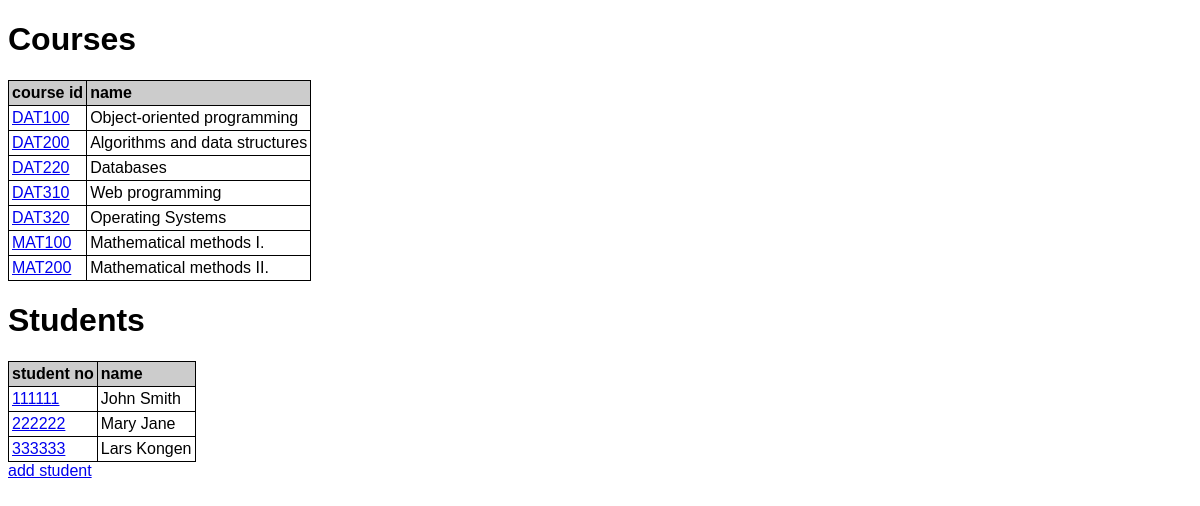
/index, run on the app's committed database.
### tables this page shows
CREATE TABLE courses (
                                id TEXT UNIQUE NOT NULL,
                                name TEXT
                            );

CREATE TABLE students (
                                student_no INTEGER UNIQUE NOT NULL,
                                name TEXT NOT NULL
                            );

### app.py (the view)
@app.route("/")
@app.route("/index")
def index() -> tuple[str, int]:
    if db is None:
        return ("No database connection.", 500)
    courses: list[dict[str, str]] = select_courses(conn=db) # type: ignore [no-untyped-call]
    students: list[dict[str, int | str]] = select_students(conn=db) # type: ignore [no-untyped-call]
    courses_sorted: list[dict[str, str]] = sorted(
        courses,
        key=lambda c: c["course_id"],
    )
    students_sorted: list[dict[str, int | str]] = sorted(
        students,
        key=lambda s: s["student_no"],
    )
    return (render_template(
        template_name_or_list="index.html",
        courses=courses_sorted,
        students=students_sorted,
    ), 200)

### app.py (called while the page is built)
def get_db() -> Connection | None:
    return g.setdefault( # type: ignore [no-any-return]
        name="db",
        default=create_connection(db_file=_database), # type: ignore [no-untyped-call]
    )

@app.teardown_appcontext
def teardown_db(exc: BaseException | None = None) -> None:
    db_popped: Connection | None = g.pop(name="db", default=None)
    if db_popped is not None:
        db_popped.close()

### setup_db.py (called while the page is built)
def create_connection(db_file):
    conn = None
    try:
        conn = sqlite3.connect(db_file)
        return conn
    except Error as e:
        print(e)
    return conn

def select_students(conn):
    cur = conn.cursor()
    cur.execute("SELECT student_no, name FROM students")
    students = []
    for (student_no, name) in cur:
        students.append({
            "student_no": student_no,
            "name": name
            })
    return students

def select_courses(conn):
    cur = conn.cursor()
    cur.execute("SELECT id, name FROM courses")
    courses = []
    for (id,name) in cur:
        courses.append({
            "course_id": id,
            "name": name
            })
    return courses

### templates/index.html
{% extends 'base.html' %}
{% block main %}
  <h1>Courses</h1>
  <table>
    <thead>
      <tr>
        <th>course id</th>
        <th>name</th>
      </tr>
    </thead>
    <tbody>
    {% for course in courses %}
      <tr>
        <td>
          <a href="{{ url_for('template_course',
              course_id=course['course_id']) }}"
              >{{ course.course_id }}</a>
        </td>
        <td>{{ course.name }}</td>
      </tr>
    {% endfor %}
    </tbody>
  </table>
  <h1>Students</h1>
  <table>
    <thead>
      <tr>
        <th>student no</th>
        <th>name</th>
      </tr>
    </thead>
    <tbody>
    {% for student in students %}
      <tr>
        <td>
          <a href="{{ url_for('template_student',
              student_no=student['student_no']) }}"
              >{{ student.student_no }}</a>
        </td>
        <td>{{ student.name }}</td>
      </tr>
    {% endfor %}
    </tbody>
  </table>
  <a href="{{ url_for('form_add_student') }}">add student</a>
{% endblock %}

### templates/base.html (shortened to what this page needs)
<!DOCTYPE html>
<html lang="en">
<head>
  <link
      href="{{ url_for('static', filename='style.css') }}"
      rel="stylesheet"
      type="text/css">
</head>
<body>
  {% block main %}{% endblock %}
</body>
</html>

### static/style.css (style rules this page uses)
* { font-family: Verdana, Arial, sans-serif; }
table { border-collapse: collapse; }
th { background-color: #cccccc; text-align: left; }
td, th { border: 1px solid black; padding: 3px; }

### data on the page
courses: course_id "DAT100", name "Object-oriented programming"
courses: course_id "DAT200", name "Algorithms and data structures"
courses: course_id "DAT220", name "Databases"
courses: course_id "DAT310", name "Web programming"
courses: course_id "DAT320", name "Operating Systems"
courses: course_id "MAT100", name "Mathematical methods I."
courses: course_id "MAT200", name "Mathematical methods II."
students: student_no "111111", name "John Smith"
students: student_no "222222", name "Mary Jane"
students: student_no "333333", name "Lars Kongen"
